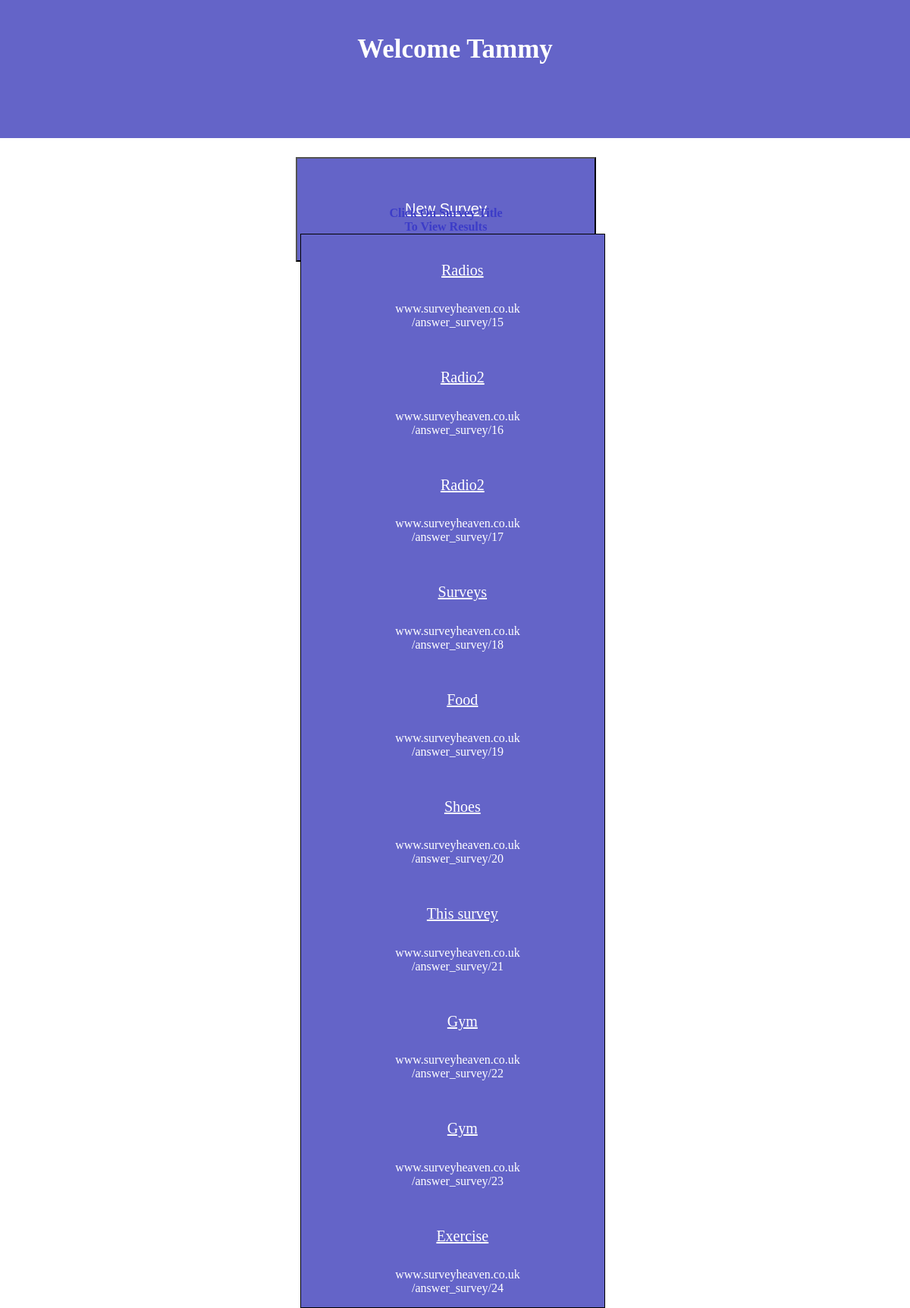
The page /user/10101001100001110110111011011111001 on the database its author committed.
### website.py (models this page shows)
class Users(db.Model):
    id = db.Column(db.Integer, primary_key=True, unique=True, nullable=False)
    username = db.Column(db.String(100))
    password = db.Column(db.String(100))
    encrypted_username = db.Column(db.String(255))

class Surveys(db.Model):
    id = db.Column(db.Integer, primary_key=True, unique=True, nullable=False)
    username = db.Column(db.String(100))
    survey_name = db.Column(db.String(255))
    survey_type = db.Column(db.String(10))

### website.py (the view)
@app.route("/user/<encrypted_username>", methods=['POST', 'GET'])
def user_page(encrypted_username):
    user = db.session.execute(
        "SELECT * FROM users WHERE encrypted_username='" + encrypted_username + "';")
    for i in user:
        items = dict(i)
    encrypted_name = items['encrypted_username']
    username = items['username']
    create_survey_link = "/user/" + encrypted_name + "/create_survey/"
    users_surveys = db.session.execute(
        "SELECT id, survey_name FROM surveys WHERE username='" + username + "';"
    )
    surveys = []
    for survey_id, survey in users_surveys:
        survey_link = url_for("answer_survey", survey_id=survey_id)
        surveys.append([survey_link, survey])
    return render_template("userhome.html", user=user, username=username,
                           items=items, create_survey_link=create_survey_link, surveys=surveys,
                           encrypted_username=encrypted_name)

### templates/userhome.html (shortened to what this page needs)
<!DOCTYPE html5>
<html>
	<head>
		<link rel="stylesheet" media="screen and (min-width: 901px)" href="{{ url_for('static', filename='stylesheets/userhome2.css') }}">
		<link rel="stylesheet" media="screen and (max-width: 900px)" href="{{ url_for('static', filename='stylesheets/userhome.css') }}">
	</head>
	<body>
		<div id='welcomebox'>
			<h1 id='header'>
				Welcome {{username}}
			</h1>
		</div>
		{% block content %}
		<div id='createsurvey'>
			<h3><button name='createsurvey'><a href={{create_survey_link}}>New Survey</a></button></h3>
		</div>
		{% endblock %}
		<div>
			<h4 id='sub_header' >Click On Survey Title<br>To View Results</h4>
			<ul id='survey_list'>
				{% for survey in surveys %}
				<a href='/user/{{encrypted_username}}/survey_results/{{survey[1]}}'><ol id='{{survey[1]}}' class='survey_name'>{{survey[1]}}</ol></a>
				<div class='linktext'><p>www.surveyheaven.co.uk<br>{{survey[0]}}</p></div>
				{%endfor%}
			</ul>
		</div>
	</body>
</html>

### static/stylesheets/userhome2.css (style rules this page uses)
html { max-width: 100%; font-family: verdana; }
body { display: flex; justify-content: center; }
#welcomebox { display: flex; justify-content: center; text-align: center; position: absolute; width: 110%; height: 150px; margin-top: -3%; padding-top: 5%; border-bottom: 2px solid white; color: white; background-color: rgba(100, 100, 200, 1) }
#header { margin-top: 1%; font-size: 35; }
#createsurvey { position: absolute; margin-top: 15%; margin-left: -5%; height: 20%; width: 30%; }
button { width: 110%; height: 40%; background: rgba(100, 100, 200, 1); z-index: 51; }
a:visited, a:link { font-size: 20; color: white; }
#survey_list { position: absolute; text-align: center; margin: 25% 0% 0% -17%; background: rgba(100, 100, 200, 1); border: 1px solid black; width: 30%; }
ol { position: relative; padding: 10% 10% 4% 20%; width: 100%; margin-left: -22%; font-size: 20; }
#sub_header { position: absolute; width: 100%; margin: 22% 0% 0% -51%; color: rgba(60, 60, 200, 1); text-align: center; }
.linktext { color: white; margin-left: -7.5%; margin-top: -0%; z-index: 51; }

### static/stylesheets/userhome.css (style rules this page uses)
html { max-width: 100%; font-family: verdana; }
body { display: flex; justify-content: center; }
#welcomebox { display: flex; justify-content: center; text-align: center; position: absolute; width: 110%; height: 150px; margin-top: -3%; border-bottom: 2px solid white; color: white; background-color: rgba(100, 100, 200, 1) }
#header { margin-top: 15%; font-size: 22; }
#createsurvey { position: absolute; margin-top: 40%; margin-left: -5%; height: 20%; width: 30%; }
button { width: 110%; height: 40%; background: rgba(100, 100, 200, 1); z-index: 51; }
a:visited, a:link { font-size: 20; color: white; }
#survey_list { position: absolute; text-align: center; margin: 90% 0% 0% -30%; background: rgba(100, 100, 200, 1); border: 1px solid black; width: 50%; }
ol { position: relative; padding: 30% 10% 30% 20%; width: 100%; margin-left: -32%; font-size: 20; }
#sub_header { position: absolute; width: 100%; margin: 70% 0% 0% -20%; color: rgba(60, 60, 200, 1); }
.linktext { color: white; margin-left: -20%; margin-top: -0%; z-index: 51; }

### rows shown on the page
Users: username "Tammy"
Surveys: survey_name "Radios", id "/answer_survey/15"
Surveys: survey_name "Radio2", id "/answer_survey/16"
Surveys: survey_name "Radio2", id "/answer_survey/17"
Surveys: survey_name "Surveys", id "/answer_survey/18"
Surveys: survey_name "Food", id "/answer_survey/19"
Surveys: survey_name "Shoes", id "/answer_survey/20"
Surveys: survey_name "This survey", id "/answer_survey/21"
Surveys: survey_name "Gym", id "/answer_survey/22"
Surveys: survey_name "Gym", id "/answer_survey/23"
Surveys: survey_name "Exercise", id "/answer_survey/24"
